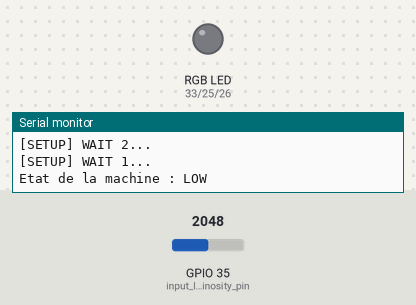
Bench run of a sketch on a simulated ESP32. On the bench: an RGB LED mixed from three pins (HIGH = lit), the last lines printed to the serial monitor. Dashed ring = blinking. Inputs (shaded band) come from the test bench; at power-on: GPIO 35 (input_luminosity_pin) = 2048. WiFi joins after 1.5 s; servers stay silent unless stated; uploads are accepted with an empty reply; storage starts empty.

Above: at 5.2 s.
5.3 s: GPIO 35 (input_luminosity_pin) set to 2866
At 5.6 s:
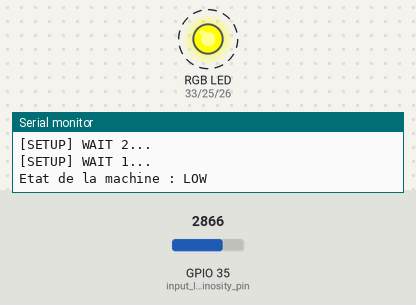
8.6 s: GPIO 35 (input_luminosity_pin) set to 2069
At 9.2 s:
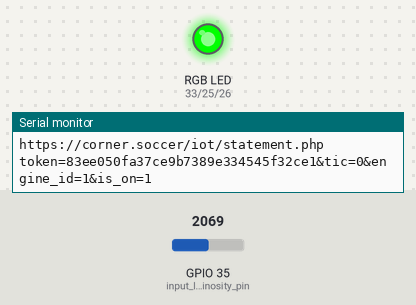
11.3 s: GPIO 35 (input_luminosity_pin) set to 2013
At 13.8 s:
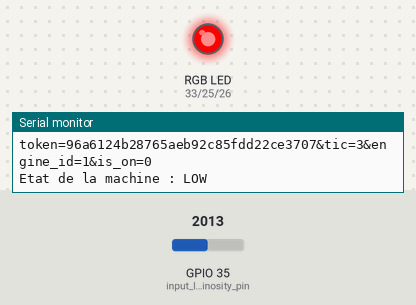
Timing chart, 0 to 15.3 s (numbered marks = the images above; inputs shaded):
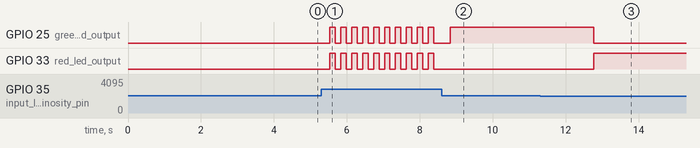

Measured:
- the behaviour switches between 2040 and 2039 on GPIO 35 (input_luminosity_pin) (found by bisection; images 2 and 3)
- after the input at 11.3 s, GPIO 25 (green_led_output): HIGH → LOW after 1.5 s; GPIO 33 (red_led_output): LOW → HIGH after 1.5 s
- by itself, GPIO 25 (green_led_output), GPIO 33 (red_led_output): alternates HIGH for 0.15 s and LOW for 0.15 s

The sketch:

luminosity_reader.ino
```cpp
/**
 *
 * Ce code réalise 3 tâches principales :
 *    - Lire la luminosité de l'indicateur de fonctionnement de la machine
 *    - Indiquer au serveur en ligne si la machine est en fonctionnement
 *    - Indiquer visuellement si la machine est en fonctionnement à l'aide d'une LED
 */

#include <Arduino.h>

#include <WiFi.h>
#include <WiFiMulti.h>

#include <HTTPClient.h>

#include "SPIFFS.h"

#include "MD5.h"

#include "time.h"


// Déclaration de l'objet Wifi
WiFiMulti WiFiMulti;

// Déclaration de la variable vérifiant si la connexion est établie
bool connection_established = false;

// Déclaration de l'identifiant de la machine
const int engine_id = 1;

// Déclaration du tic d'unicité de la requête
unsigned int tic = 0;

//déclaration des variables de connexion au serveur du timestamp
const char* ntpServer = "pool.ntp.org";
const long  gmtOffset_sec = 0;
const int   daylightOffset_sec = 3600;

// Déclaration du pin chargé de lire la valeur de la luminosité
// du témoin de fonctionnement de la machine
const int input_luminosity_pin = 35;

// Déclaration des variables de valeur de la luminosité (absolues et en %)
int input_luminosity = 0;
int mapped_luminosity = 0;


// VARIABLE DESIGNANT SI LA MACHINE    //
// EST EN FONCTGIONNEMENT OU A L'ARRET //
bool engine_state = false;


// Déclaration des pins chargés d'indiquer à la led RGB ce qu'elle doit indiquer
const int red_led_output = 33;
const int green_led_output = 25;
const int blue_led_output = 26;


//////////////////////////
//                      //
//    Esp32HTTPClient   //
//                      //
//////////////////////////

void networkConnection() {

    Serial.println();
    Serial.println();
    Serial.println();

    for (uint8_t t = 4; t > 0; t--)
    {
        Serial.printf("[SETUP] WAIT %d...\n", t);
        Serial.flush();
        delay(1000);
    }

    WiFiMulti.addAP("iPhone de Clement", "ABCD1234");
}

boolean checkConnectionAvailable()
{
    // wait for WiFi connection
    if ((WiFiMulti.run() == WL_CONNECTED))
    {
        return true;
    }
    else
    {
        return false;
    }
}

boolean checkConnectionWasEstablished() {
    if(connection_established == true)
      return true;
    else
      return false;
}

String defineHeaderRequest() {
  String header = "";
  header += "token=";
  header += String(generateToken());
  header += "&tic=";
  header += String(tic);
  header += "&engine_id=";
  header += String(engine_id);
  header += "&is_on=";
  header += String(engine_state);

  return header;
}

void sendDataToServer(String server_request, String header)
{

    HTTPClient http;

    Serial.print("[HTTP] begin...\n");
    // configure traged server and url
    http.begin(server_request); //HTTPS

    Serial.print("[HTTP] POST...\n");
    // start connection and send HTTP header
    // Specify content-type header
    http.addHeader("Content-Type", "application/x-www-form-urlencoded");
    int httpCode = http.POST(header);

    // httpCode will be negative on error
    if (httpCode > 0)
    {
        // HTTP header has been send and Server response header has been handled
        Serial.printf("[HTTP] POST... code: %d\n", httpCode);

        // file found at server
        if (httpCode == HTTP_CODE_OK)
        {
            //String payload = http.POSTString();
            //Serial.println(payload);
            Serial.println("");
            Serial.println("Inclusion réussie");
            Serial.println(server_request);
            Serial.println(header);
            Serial.println("");
        }
    }
    else
    {
        Serial.printf("[HTTP] POST... failed, error: %s\n", http.errorToString(httpCode).c_str());
    }
}


//////////////////////////
//                      //
//        HASHAGE       //
//                      //
//////////////////////////

String generateToken() {
  String key_string = "iotprojet";
  key_string += String(tic);
  //Serial.println(key_string);
  char key[key_string.length()+1];
  key_string.toCharArray(key, key_string.length()+1);
  //Serial.println(key);
  unsigned char* hash=MD5::make_hash(key);
  //generate the digest (hex encoding) of our hash
  char *md5str = MD5::make_digest(hash, 16);
  //print it on our serial monitor
  //Serial.println(md5str);
  String md5string = md5str;
  //Serial.println(md5string);
  //Give the Memory back to the System if you run the md5 Hash generation in a loop
  free(md5str);
  //free dynamically allocated 16 byte hash from make_hash()
  free(hash);

  return String(md5string);
}


//////////////////////////
//                      //
//  LUMINOSITY READER   //
//                      //
//////////////////////////

////// LUMINOSITY FUNCTIONS /////

void readLuminosity() {
  input_luminosity = analogRead(input_luminosity_pin);
}

void mapLuminosity() {
  mapped_luminosity = map(input_luminosity, 0, 4000, 0, 100);
}

void displayLuminosity() {
  Serial.println("Luminosité d'entrée");
  Serial.println(input_luminosity);
}

void displayMappedLuminosity() {
  Serial.println("Niveau de luminosité");
  Serial.print(mapped_luminosity);
  Serial.println("%");
}

bool determineEngineState() {
  int new_mapped_luminosity = map(analogRead(input_luminosity_pin), 0, 5000, 0, 100);
  if(new_mapped_luminosity > 50) {
    return true;
  }
  else
    return false;
}

void defineEngineState() {
  readLuminosity();
  mapLuminosity();
  mapped_luminosity > 50 ? engine_state=true : engine_state=false;
}

void displayEngineState() {
  Serial.println("Etat de la machine");
  if(engine_state == true)
    Serial.println("HIGH");
  else
    Serial.println("LOW");
}

void presentEngineState() {
  defineEngineState();

  displayMappedLuminosity();
  displayEngineState();
  Serial.println("");
}

bool checkChangeEngineState() {
  if(engine_state != determineEngineState()) {
    Serial.println("ENGINE STATE CHANGED");
    return true;
  }
  else
    return false;
}

void displayChangeEngineState() {
  Serial.println("");
  Serial.print("Etat de la machine : ");
  if(determineEngineState() == true)
    Serial.println("HIGH");
  else
    Serial.println("LOW");
  //Serial.print("Etat de la machine au tour de boucle prec. : ");
  //if(engine_state == true)
    //Serial.println("HIGH");
  //else
    //Serial.println("LOW");
  Serial.println("");
}


//////////////////////////
//                      //
//       Esp32Save      //
//                      //
//////////////////////////

void initSave() {
  if(!SPIFFS.begin(true))
  {
    Serial.println("Error : Initialisation Sauvegarde");
  }

  eraseSave("/local_save_data.txt");
}

void saveRequest(String file_name, String server_request) {

  File file_data = SPIFFS.open(file_name, FILE_APPEND);

  if(!file_data){
    Serial.println("Erreur lors de la lecture du document");
    return;
  }
  if(!file_data.println(server_request))
  {
    Serial.println("Erreur : Impossible d'écrire sur le fichier");
  }
  else {
    Serial.println("Enregistrement de la requête en local");
  }

  file_data.close();
}

void readSave(String file_name, String saved_requests_list[30], int* nb_requests) {
  File read_file = SPIFFS.open(file_name);

  int i = 0;

  char request[150];

  while(read_file.available())
  {
    int l = read_file.readBytesUntil('\n', request, sizeof(request));
    request[l-1] = 0; //-1 pour ne pas avoir d'espace vide à la fin de la chaîne
    //Serial.println(request);
    saved_requests_list[i] = String(request);
    ++i;
  }

  *nb_requests = i;

  read_file.close();
}

void displaySaveReadding(String saved_requests_list[30]) {
  for(uint8_t i=0; i<30; ++i) {
    Serial.println(saved_requests_list[i]);
  }
}

void eraseSave(String file_name) {
  SPIFFS.remove(file_name);
}

void sendSaveToServer(String saved_requests_list[30], int nb_requests) {
  String request, header;
  for(uint8_t i=0; i<nb_requests; ++i) {
    header = saved_requests_list[i].substring(saved_requests_list[i].indexOf('?')+1);
    request = saved_requests_list[i].substring(0, saved_requests_list[i].indexOf('?'));
    sendDataToServer(request, header);
    delay(1000);
  }
}


//////////////////////////
//                      //
//        LED RGB       //
//                      //
//////////////////////////

void turnOnRedLed() {
  digitalWrite(red_led_output, HIGH);
}

void turnOffRedLed() {
  digitalWrite(red_led_output, LOW);
}

void turnOnGreenLed() {
  digitalWrite(green_led_output, HIGH);
}

void turnOffGreenLed() {
  digitalWrite(green_led_output, LOW);
}

void turnOnBlueLed() {
  digitalWrite(blue_led_output, HIGH);
}

void turnOffBlueLed() {
  digitalWrite(blue_led_output, LOW);
}

void turnOnAllLeds() {
  digitalWrite(red_led_output, HIGH);
  digitalWrite(green_led_output, HIGH);
  digitalWrite(blue_led_output, HIGH);
}

void turnOffAllLeds() {
  digitalWrite(red_led_output, LOW);
  digitalWrite(green_led_output, LOW);
  digitalWrite(blue_led_output, LOW);
}

void turnOnRedLedOnly() {
  digitalWrite(red_led_output, HIGH);
  digitalWrite(green_led_output, LOW);
  digitalWrite(blue_led_output, LOW);
}

void turnOnGreenLedOnly() {
  digitalWrite(red_led_output, LOW);
  digitalWrite(green_led_output, HIGH);
  digitalWrite(blue_led_output, LOW);
}

void turnOnBlueLedOnly() {
  digitalWrite(red_led_output, LOW);
  digitalWrite(green_led_output, LOW);
  digitalWrite(blue_led_output, HIGH);
}

void showEngineOn() {
  turnOnGreenLedOnly();
}

void showEngineOff() {
  turnOnRedLedOnly();
}

void showEngineState() {
  if(engine_state == true)
    showEngineOn();
  else
    showEngineOff();
}

void showDefaultConnection() {
  digitalWrite(red_led_output, HIGH);
  digitalWrite(green_led_output, HIGH);
  digitalWrite(blue_led_output, LOW);
}

void showConnectionEstablished() {

  for(unsigned int i=0; i<10; ++i) {
    digitalWrite(red_led_output, HIGH);
    digitalWrite(green_led_output, HIGH);
    digitalWrite(blue_led_output, LOW);

    delay(150);

    turnOffAllLeds();

    delay(150);
  }
}


                                ///////////      SETUP       ///////////


void setup() {

  Serial.begin(9600);

  pinMode(input_luminosity_pin, INPUT);

  pinMode(red_led_output, OUTPUT);
  pinMode(green_led_output, OUTPUT);
  pinMode(blue_led_output, OUTPUT);

  networkConnection();

  initSave();

}


                                ///////////       LOOP       ///////////

void loop() {

  displayChangeEngineState();

  if(checkConnectionAvailable()) {

    if(!checkConnectionWasEstablished()) {
      String saved_requests_list[30];
      int nb_requests = 0;
      readSave("/local_save_data.txt", saved_requests_list, &nb_requests);
      sendSaveToServer(saved_requests_list, nb_requests);
      eraseSave("/local_save_data.txt");
      showConnectionEstablished();
    }

    connection_established = true;

    if(checkChangeEngineState()) {

      // Déclaration de la chaîne de caractères à insérer dans l'url
      String server_request = "https://corner.soccer/iot/statement.php";

      defineEngineState();

      String header = defineHeaderRequest();

      sendDataToServer(server_request, header);

    }

    showEngineState();
  }

  else {

    connection_established = false;

    showDefaultConnection();

    Serial.println("Défaut de connexion !");

    if(checkChangeEngineState()) {

      // Déclaration de la chaîne de caractères à insérer dans l'url
      String server_request = "https://corner.soccer/iot/statement.php";

      defineEngineState();

      String header = defineHeaderRequest();

      server_request += "?";
      server_request += header;

      saveRequest("/local_save_data.txt", server_request);

    }
  }

  ++tic;

  delay(1000);

}
```

MD5.h
```cpp
#ifndef MD5_h
#define MD5_h

#include "Arduino.h"

/*
 * This is an OpenSSL-compatible implementation of the RSA Data Security,
 * Inc. MD5 Message-Digest Algorithm (RFC 1321).
 *
 * Written by Solar Designer <solar at openwall.com> in 2001, and placed
 * in the public domain.  There's absolutely no warranty.
 *
 * This differs from Colin Plumb's older public domain implementation in
 * that no 32-bit integer data type is required, there's no compile-time
 * endianness configuration, and the function prototypes match OpenSSL's.
 * The primary goals are portability and ease of use.
 *
 * This implementation is meant to be fast, but not as fast as possible.
 * Some known optimizations are not included to reduce source code size
 * and avoid compile-time configuration.
 */

/*
 * Updated by Scott MacVicar for arduino
 * <scott@macvicar.net>
 */

#include <string.h>

typedef unsigned long MD5_u32plus;

typedef struct {
	MD5_u32plus lo, hi;
	MD5_u32plus a, b, c, d;
	unsigned char buffer[64];
	MD5_u32plus block[16];
} MD5_CTX;

class MD5
{
public:
	MD5();
	static unsigned char* make_hash(char *arg);
	static unsigned char* make_hash(char *arg,size_t size);
	static char* make_digest(const unsigned char *digest, int len);
 	static const void *body(void *ctxBuf, const void *data, size_t size);
	static void MD5Init(void *ctxBuf);
	static void MD5Final(unsigned char *result, void *ctxBuf);
	static void MD5Update(void *ctxBuf, const void *data, size_t size);
};

#endif
```

Source omitted: MD5.cpp (8030 bytes)
